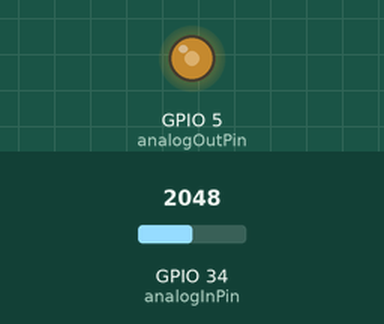
The sketch below on a simulated ESP32. Parts: output pins drawn as LEDs (lit = HIGH). The test bench sets the inputs (shaded band); at power-on: GPIO 34 (analogInPin) = 2048. What the sketch prints to the serial monitor is not drawn.

Above: at 1.2 s.
1.3 s: GPIO 34 (analogInPin) set to 2866
At 2.3 s:
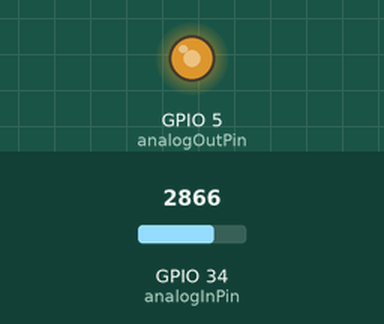
2.8 s: GPIO 34 (analogInPin) set to 3603
At 3.4 s:
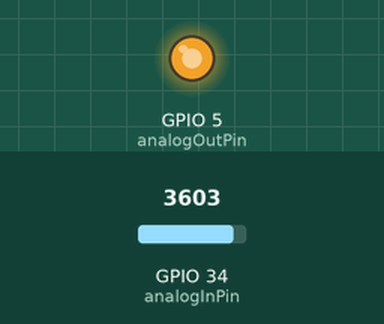
4.3 s: GPIO 34 (analogInPin) set to 491
At 4.6 s:
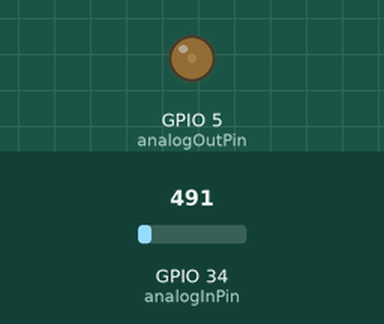
5.8 s: GPIO 34 (analogInPin) set to 0
At 6.9 s:
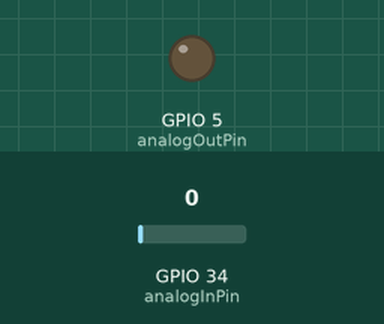
7.3 s: GPIO 34 (analogInPin) set to 2047
At 8.1 s:
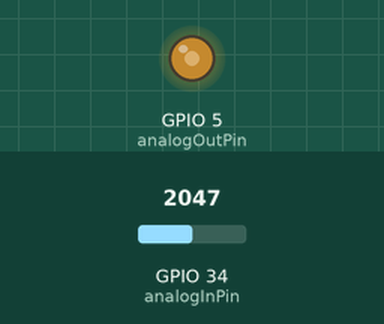
Timing chart, 0 to 9.8 s (numbered marks = the images above; inputs shaded):
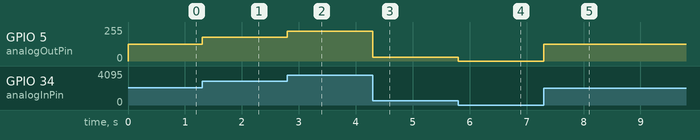

The sketch:

ADC_DAC2.ino
```cpp
const int analogInPin = 34;
const int analogOutPin = 5;
const int freq = 5000;
const int ledChannel = 0;
const int resolution = 8;
int sensorValue = 0;
int outputValue = 0;

void setup() {
 Serial.begin(115200);
 ledcSetup(ledChannel, freq, resolution);
 ledcAttachPin(analogOutPin, ledChannel);
}
void loop() {
 sensorValue = analogRead(analogInPin);
 outputValue = map(sensorValue, 0, 4095, 0, 255);
 ledcWrite(ledChannel, outputValue);
 Serial.print("sensor = ");
 Serial.print(sensorValue);
 Serial.print("\t output = ");
 Serial.println(outputValue);
 delay(2);
}
```

Measured:
- after the input at 1.3 s, GPIO 5 (analogOutPin): 127/255 → 177/255 at once
- after the input at 2.8 s, GPIO 5 (analogOutPin): 177/255 → 223/255 at once
- after the input at 4.3 s, GPIO 5 (analogOutPin): 223/255 → 30/255 at once
- after the input at 5.8 s, GPIO 5 (analogOutPin): 30/255 → 0/255 at once
- after the input at 7.3 s, GPIO 5 (analogOutPin): 0/255 → 127/255 at once
